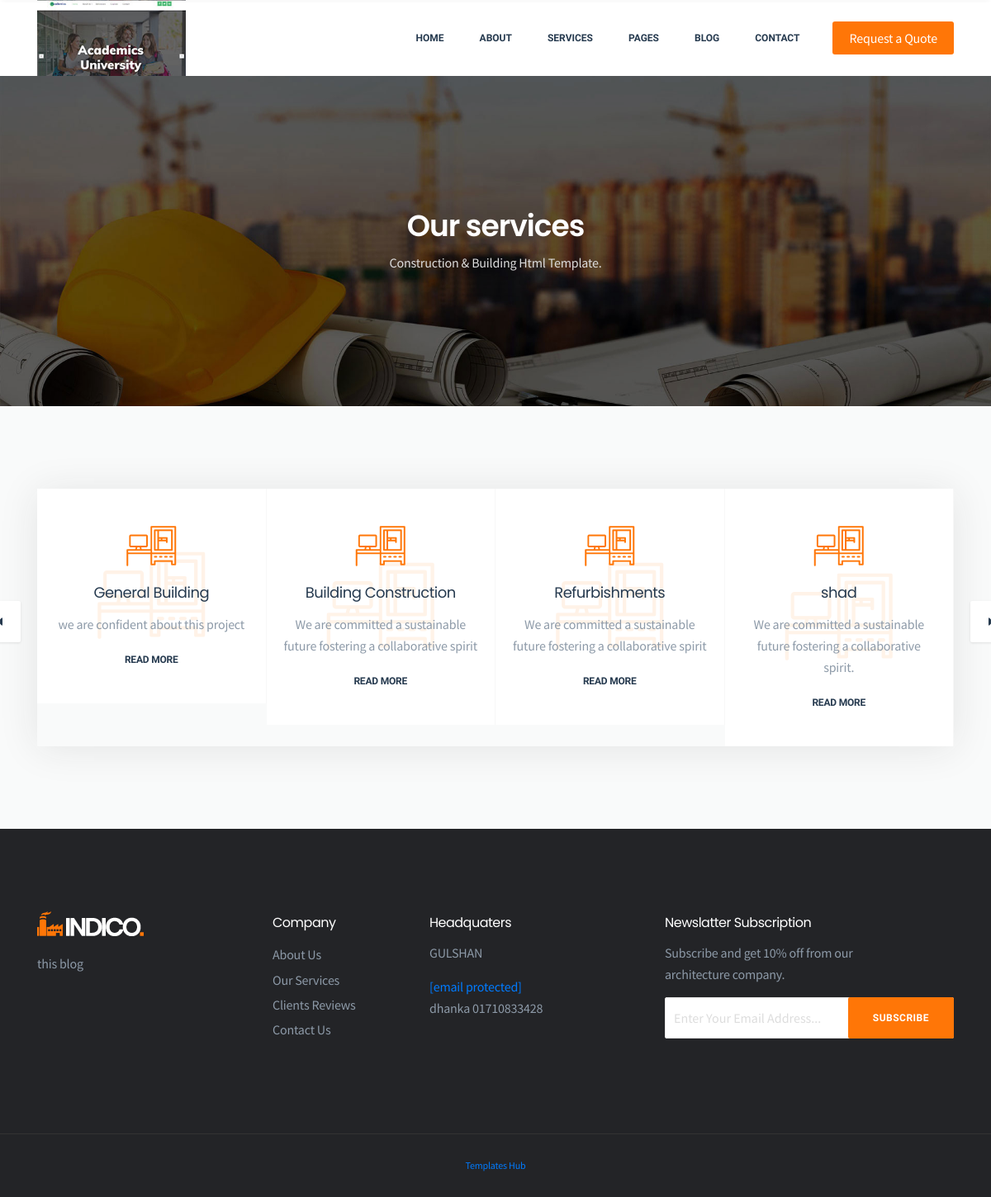
The app's page /service/ with its own data.
### comapp/models.py (models this page shows, shortened)
class Setting(models.Model):
    STATUS = (
        ('True','True'),
        ('False','False'),
    )
    title = models.CharField(max_length=100)
    keywords = models.CharField(max_length=255)
    description = models.CharField(max_length=255)
    company = models.CharField(blank=True,max_length=50)
    adress = models.CharField(blank=True,max_length=100)
    fax = models.CharField(blank=True,max_length=50)
    smtpserver = models.CharField(blank=True,max_length=50)
    smtpemail = models.CharField(blank=True,max_length=50)
    smtppassword = models.CharField(blank=True,max_length=50)
    facebook = models.CharField(blank=True,max_length=50)
    youtube = models.CharField(blank=True,max_length=50)
    instagram = models.CharField(blank=True,max_length=50)
    twtter = models.CharField(blank=True,max_length=50)
    aboutus = models.TextField(blank=True)
    reference = models.TextField(blank=True)
    contact = models.TextField(blank=True)
    status = models.TextField(blank=True,choices=STATUS)
    create_at = models.DateTimeField(auto_now_add=True)
    update_at = models.DateTimeField(auto_now_add=True)
    icon = models.ImageField(blank=True,upload_to='images')

### service/models.py (models this page shows, shortened)
class Services(models.Model):
    StATUS = (
        ('True','True'),
        ('False','False'),
    )
    title = models.CharField(max_length=100)
    title_icon = models.CharField(max_length=200)
    image = models.ImageField(upload_to='service')
    create_at = models.DateTimeField(auto_now_add=True)
    update_at = models.DateTimeField(auto_now_add=True)
    status = models.CharField(max_length=50,choices=StATUS)
    detaiil = models.TextField()

### service/views.py (the view)
# urls.py: path('',views.ServicesView,name='services'),
def ServicesView(request):
    service = Services.objects.all()
    setting = get_object_or_404(Setting,id=2)
    context = {
        'service':service,
        'setting':setting
    }
    return render(request,'service.html',context)

### service/templates/service.html (shortened to what this page needs)
{% extends 'home.html'%}
{% load static%}
{% block container%}
<section class="page-header padding">
    <div class="container">
    <div class="page-content text-center">
    <h2>Our services</h2>
    <p>Construction & Building Html Template.</p>
    </div>
    </div>
    </section>
<section class="service-section bg-grey padding">
<div class="container">
<div class="row">
<div class="col-lg-12">
<div id="service-carousel" class="service-carousel box-shadow owl-carousel">
    {% for p in service %}
<div class="service-item">
<div class="service-icon">
<i class="flaticon-3d-printer"></i>
</div>
<h3>{{p.title}}</h3>
<p>{{p.detaiil}}</p>
<a href="#" class="read-more">Read More</a>
<div class="overlay-icon">
<i class="flaticon-3d-printer"></i>
</div>
</div>
{% endfor%}
</div>
</div>
</div>
</div>
</section>
{% endblock%}

### comapp/templates/home.html (shortened to what this page needs)
{% load static%}
<!doctype html>
 <html class="no-js" lang="en">
<head>
<link rel="stylesheet" href="{% static ''%}css/fontawesome.min.css">
<link rel="stylesheet" href="{% static ''%}css/themify-icons.css">
<link rel="stylesheet" href="{% static ''%}css/elegant-line-icons.css">
<link rel="stylesheet" href="{% static ''%}css/elegant-font-icons.css">
<link rel="stylesheet" href="{% static ''%}css/flaticon.css">
<link rel="stylesheet" href="{% static ''%}css/animate.min.css">
<link rel="stylesheet" href="{% static ''%}css/bootstrap.min.css">
<link rel="stylesheet" href="{% static ''%}css/slick.css">
<link rel="stylesheet" href="{% static ''%}css/slider.css">
<link rel="stylesheet" href="{% static ''%}css/odometer.min.css">
<link rel="stylesheet" href="{% static ''%}css/venobox/venobox.css">
<link rel="stylesheet" href="{% static ''%}css/owl.carousel.css">
<link rel="stylesheet" href="{% static ''%}css/main.css">
<link rel="stylesheet" href="{% static ''%}css/responsive.css">
</head>
<body>
{% include 'header.html'%}
{% block container%}
{% endblock%}
{% include 'footer.html'%}
</body>
</html>

### comapp/templates/header.html (shortened to what this page needs)
{% load static%}
<header class="header">
    <div class="primary-header">
    <div class="container">
    <div class="primary-header-inner">
    <div class="header-logo">
    <a href="#"><img src="{{setting.icon.url}}" alt="Indico"></a>
    </div>
    <div class="header-menu-wrap">
    <ul class="dl-menu">
    <li><a href="#">Home</a>
    </li>
    <li><a href="#">About</a>
    </li>
    <li><a href="{% url 'services'%}">Services</a>
    </li>
    <li><a href="#">Pages</a>
    </li>
    <li><a href="#">Blog</a>
    </li>
    <li><a href="{% url 'contact'%}">Contact</a></li>
    </ul>
    </div>
    <div class="header-right">
    <a class="menu-btn" href="#">Request a Quote</a>
    </div>
    </div>
    </div>
    </div>
    </header>

### comapp/templates/footer.html (shortened to what this page needs)
{% load static%}
<section class="widget-section padding">
    <div class="container">
    <div class="row">
    <div class="col-lg-3 col-sm-6 sm-padding">
    <div class="widget-content">
    <a href="#"><img src="{% static ''%}img/logo-light.png" alt="brand"></a>
    <p>{{setting.description}}</p>
    </div>
    </div>
    <div class="col-lg-2 col-sm-6 sm-padding">
        <div class="widget-content">
        <h4>Company</h4>
        <ul class="widget-links">
        <li><a href="#">About Us</a></li>
        <li><a href="#">Our Services</a></li>
        <li><a href="#">Clients Reviews</a></li>
        <li><a href="#">Contact Us</a></li>
        </ul>
        </div>
        </div>
        <div class="col-lg-3 col-sm-6 sm-padding">
        <div class="widget-content">
        <h4>Headquaters</h4>
        <p>{{setting.adress}}</p>
        <span><a href="http://html.dynamiclayers.net/cdn-cgi/l/email-protection" class="__cf_email__" data-cfemail="a8e0cdc4c4c7e8e9c4cdd0c9fcc0cdc5cd86c6cddc">[email&#160;protected]</a></span>
        <span>{{setting.contact}}</span>
        </div>
        </div>
        <div class="col-lg-4 col-sm-6 sm-padding">
        <div class="widget-content">
        <h4>Newslatter Subscription</h4>
        <p>Subscribe and get 10% off from our <br>architecture company.</p>
        <div class="subscribe-box clearfix">
        <div class="subscribe-form-wrap">
        <form action="#" class="subscribe-form">
        <input type="email" name="email" id="subs-email" class="form-input" placeholder="Enter Your Email Address...">
        <button type="submit" class="submit-btn">Subscribe</button>
        </form>
        </div>
        </div>
        </div>
        </div>
        </div>
        </div>
        </section>
        <footer class="footer-section align-center">
        <div class="container">
        <p><a href="templateshub.net">Templates Hub</a></p>
        </div>
        </footer>

### records on screen
Setting: icon (picture), description "this blog", adress "GULSHAN", contact "dhanka 01710833428"
Services: title "General Building", detaiil "we are confident about this project"
Services: title "Building Construction", detaiil "We are committed a sustainable future fostering a collaborative spirit"
Services: title "Refurbishments", detaiil "We are committed a sustainable future fostering a collaborative spirit"
Services: title "shad", detaiil "We are committed a sustainable future fostering a collaborative spirit."
